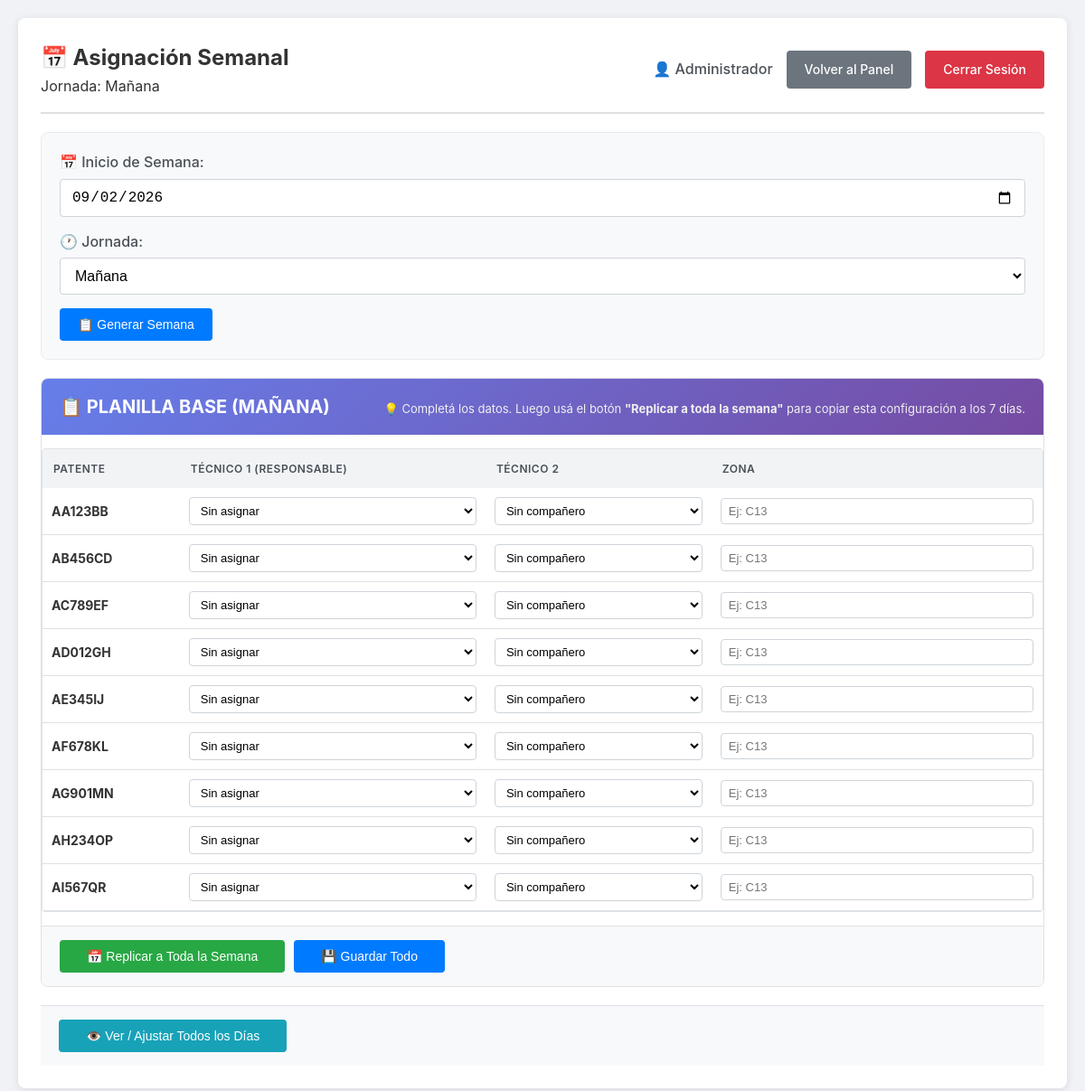
The app's page /admin/semana (signed in), older data.
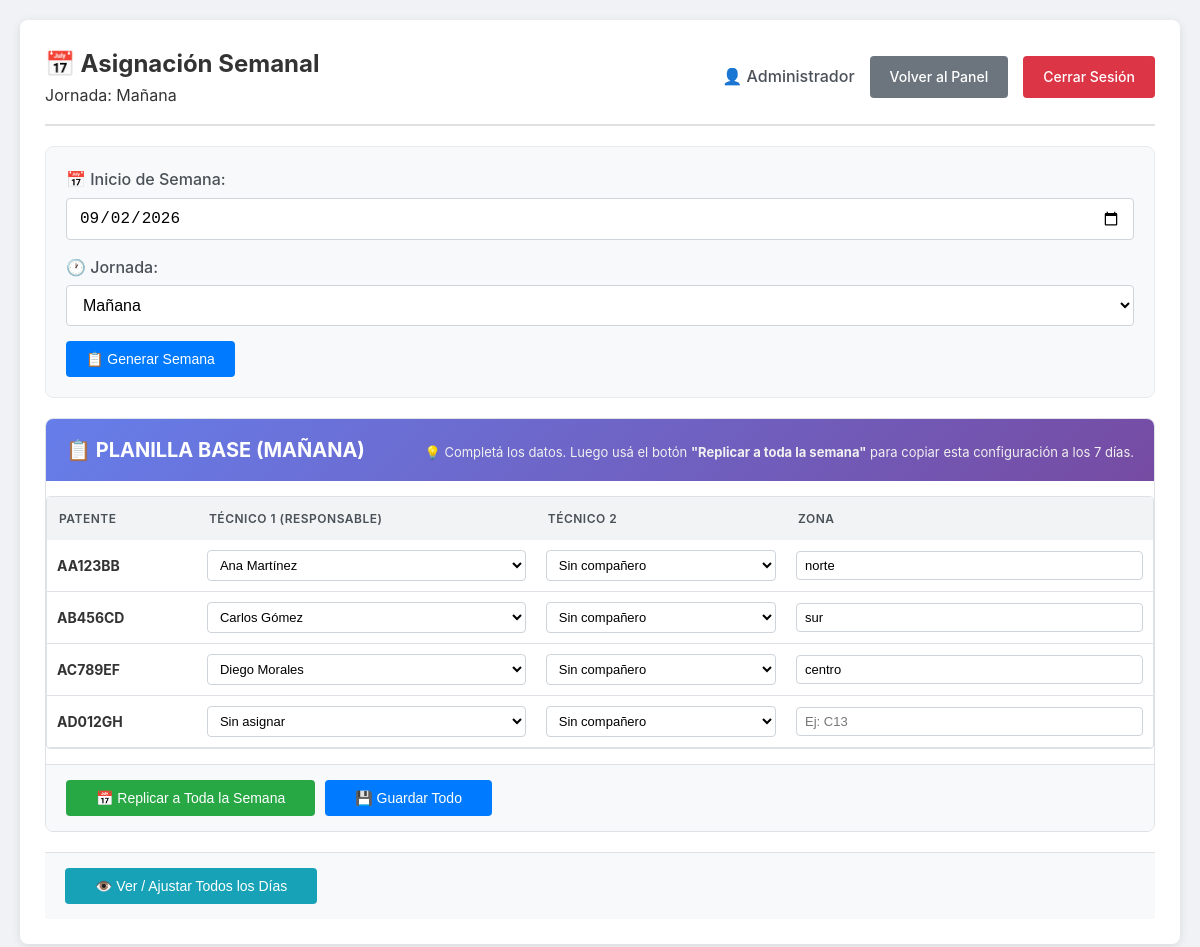
The same page, newer data.
### tables this page shows
CREATE TABLE camionetas (
            id INTEGER PRIMARY KEY AUTOINCREMENT,
            patente TEXT UNIQUE NOT NULL,
            activa INTEGER DEFAULT 1
        );

CREATE TABLE asignaciones (
            id INTEGER PRIMARY KEY AUTOINCREMENT,
            camioneta_id INTEGER,
            tecnico_id INTEGER,
            tecnico2_id INTEGER,
            fecha TEXT NOT NULL,
            jornada TEXT NOT NULL,
            estado TEXT DEFAULT 'PENDIENTE',
            zona TEXT,
            FOREIGN KEY (camioneta_id) REFERENCES camionetas(id),
            FOREIGN KEY (tecnico_id) REFERENCES usuarios(id),
            FOREIGN KEY (tecnico2_id) REFERENCES usuarios(id)
        );

### app.py (the view)
@app.route('/admin/semana', methods=['GET', 'POST'])
def asignacion_semanal():
    if 'usuario_id' not in session or session.get('rol') != 'admin':
        return redirect(url_for('login'))
    jornada = request.args.get('jornada', 'mañana')
    fecha_inicio = request.args.get('fecha_inicio', datetime.now().strftime('%Y-%m-%d'))
    dias_semana = ['Lunes', 'Martes', 'Miércoles', 'Jueves', 'Viernes', 'Sábado', 'Domingo']
    fecha_dt = datetime.strptime(fecha_inicio, '%Y-%m-%d')
    inicio_semana = fecha_dt - timedelta(days=fecha_dt.weekday())
    fechas_semana = [inicio_semana + timedelta(days=i) for i in range(7)]
    conexion = get_db()
    try:
        tecnicos = obtener_tecnicos()
        camionetas = obtener_camionetas()
        fechas_str = [fecha.strftime('%Y-%m-%d') for fecha in fechas_semana]
        placeholders = ','.join('?' for _ in fechas_str)
        asignaciones_semana = conexion.execute(f'''
            SELECT a.camioneta_id, a.tecnico_id, a.tecnico2_id, a.zona, a.fecha
            FROM asignaciones a
            WHERE a.fecha IN ({placeholders}) AND a.jornada = ?
        ''', fechas_str + [jornada]).fetchall()
        asignaciones_por_dia = {}
        for asignacion in asignaciones_semana:
            camioneta_id = asignacion['camioneta_id']
            fecha = asignacion['fecha']
            if camioneta_id not in asignaciones_por_dia:
                asignaciones_por_dia[camioneta_id] = {}
            if fecha not in asignaciones_por_dia[camioneta_id]:
                asignaciones_por_dia[camioneta_id][fecha] = {
                    'tecnico_id': asignacion['tecnico_id'],
                    'tecnico2_id': asignacion['tecnico2_id'],
                    'zona': asignacion['zona'] or ''
                }
    finally:
        conexion.close()
    return render_template('semana.html',
                         tecnicos=tecnicos,
                         camionetas=camionetas,
                         dias_semana=dias_semana,
                         fechas_semana=fechas_semana,
                         asignaciones_por_dia=asignaciones_por_dia,
                         jornada=jornada,
                         fecha_inicio=fecha_inicio)

### app.py (called while the page is built)
@app.before_request
def limpiar_redirecciones():
    if 'usuario_id' in session:
        rol = session.get('rol')
        if rol == 'admin' and request.path == '/tecnico':
            return redirect(url_for('admin'))
        if rol == 'jefe' and request.path in ['/tecnico', '/admin']:
            return redirect(url_for('jefe'))
        if rol == 'tecnico' and request.path in ['/admin', '/jefe']:
            return redirect(url_for('tecnico'))

def conectar_db():
    return sqlite3.connect(str(DATABASE))

def get_db():
    conexion = conectar_db()
    conexion.row_factory = sqlite3.Row
    return conexion

def obtener_tecnicos():
    conexion = get_db()
    tecnicos = conexion.execute('''
        SELECT id, nombre FROM usuarios
        WHERE rol = 'tecnico' AND activo = 1 ORDER BY nombre
    ''').fetchall()
    conexion.close()
    return tecnicos

def obtener_camionetas():
    conexion = get_db()
    camionetas = conexion.execute('''
        SELECT id, patente FROM camionetas
        WHERE activa = 1 ORDER BY patente
    ''').fetchall()
    conexion.close()
    return camionetas

### templates/semana.html (shortened to what this page needs)
<!DOCTYPE html>
<html lang="es">
<head>
    <link rel="stylesheet" href="{{ url_for('static', filename='css/style.css') }}">
</head>
<body>
    <div class="container">
        <header>
            <div class="header-left">
                <h1>📅 Asignación Semanal</h1>
                <span>Jornada: {{ jornada|capitalize }}</span>
            </div>
            <div class="user-info">
                <span>👤 {{ session.nombre }}</span>
                <a href="{{ url_for('admin') }}" class="btn btn-secondary">Volver al Panel</a>
                <a href="{{ url_for('logout') }}" class="btn btn-danger">Cerrar Sesión</a>
            </div>
        </header>
        <div class="jornada-selector">
            <form method="GET" action="{{ url_for('asignacion_semanal') }}">
                <div class="form-group">
                    <label for="fecha_inicio">📅 Inicio de Semana:</label>
                    <input type="date" id="fecha_inicio" name="fecha_inicio" value="{{ fecha_inicio }}" required>
                </div>
                <div class="form-group">
                    <label for="jornada">🕐 Jornada:</label>
                    <select id="jornada" name="jornada" onchange="this.form.submit()">
                        <option value="mañana" {% if jornada == 'mañana' %}selected{% endif %}>Mañana</option>
                    </select>
                </div>
                <button type="submit" class="btn btn-primary">📋 Generar Semana</button>
            </form>
        </div>
        <div class="planilla-container">
            <div class="planilla-header">
                <h2>📋 PLANILLA BASE ({{ jornada|upper }})</h2>
                <p>💡 Completá los datos. Luego usá el botón <strong>"Replicar a toda la semana"</strong> para copiar esta configuración a los 7 días.</p>
            </div>
            <form method="POST" action="{{ url_for('guardar_semana') }}" id="form-semana">
                {% set fecha_vista = fechas_semana[0] %}
                {% set fecha_vista_str = fecha_vista.strftime('%Y-%m-%d') %}
                <div class="table-responsive">
                    <table class="table-planilla">
                        <thead>
                            <tr>
                                <th>PATENTE</th>
                                <th>TÉCNICO 1 (Responsable)</th>
                                <th>TÉCNICO 2</th>
                                <th>ZONA</th>
                            </tr>
                        </thead>
                        <tbody>
                            {% for camioneta in camionetas %}
                            {% set asignacion = asignaciones_por_dia.get(camioneta.id, {}).get(fecha_vista_str, {}) %}
                            <tr>
                                <td><strong>{{ camioneta.patente }}</strong></td>
                                <td>
                                    <select name="tecnico_{{ camioneta.id }}_{{ fecha_vista_str }}" class="tecnico-select" data-camioneta="{{ camioneta.id }}">
                                        <option value="">Sin asignar</option>
                                        {% for tecnico in tecnicos %}
                                            <option value="{{ tecnico.id }}" {% if tecnico.id == asignacion.get('tecnico_id') %}selected{% endif %}>
                                                {{ tecnico.nombre }}
                                            </option>
                                        {% endfor %}
                                    </select>
                                </td>
                                <td>
                                    <select name="tecnico2_{{ camioneta.id }}_{{ fecha_vista_str }}" class="tecnico2-select" data-camioneta="{{ camioneta.id }}">
                                        <option value="">Sin compañero</option>
                                    </select>
                                </td>
                                <td>
                                    <input type="text" name="zona_{{ camioneta.id }}_{{ fecha_vista_str }}" value="{{ asignacion.get('zona', '') }}" placeholder="Ej: C13" class="zona-input" data-camioneta="{{ camioneta.id }}">
                                </td>
                            </tr>
                            {% endfor %}
                        </tbody>
                    </table>
                </div>
                <div class="planilla-actions">
                    <button type="button" class="btn btn-success" onclick="replicarSemana()">📅 Replicar a Toda la Semana</button>
                    <button type="submit" class="btn btn-primary">💾 Guardar Todo</button>
                </div>
            </form>
        </div>
        <div class="planilla-actions" style="margin-top: 20px;">
            <button type="button" class="btn btn-info" onclick="toggleVistaDias()">👁️ Ver / Ajustar Todos los Días</button>
        </div>
    </div>
</body>
</html>

### static/css/style.css (style rules this page uses)
* { margin: 0; padding: 0; box-sizing: border-box; }
body { font-family: -apple-system, BlinkMacSystemFont, 'Segoe UI', Roboto, Oxygen, Ubuntu, sans-serif; background-color: #f0f2f5; color: #333; line-height: 1.6; padding: 20px; min-height: 100vh; }
.container { max-width: 1200px; margin: 0 auto; background: white; padding: 25px; border-radius: 8px; box-shadow: 0 2px 10px rgba(0,0,0,0.1); }
header { display: flex; justify-content: space-between; align-items: center; padding-bottom: 15px; border-bottom: 2px solid #e0e0e0; margin-bottom: 20px; flex-wrap: wrap; gap: 10px; }
header h1 { font-size: 24px; color: #333; }
.user-info { display: flex; align-items: center; gap: 15px; flex-wrap: wrap; }
.user-info span { font-weight: 500; color: #495057; }
.btn { display: inline-block; padding: 10px 20px; border: none; border-radius: 4px; font-size: 14px; font-weight: 500; cursor: pointer; text-decoration: none; text-align: center; transition: all 0.3s ease; }
.btn-primary { background-color: #007bff; color: white; }
.btn-secondary { background-color: #6c757d; color: white; }
.btn-success { background-color: #28a745; color: white; }
.btn-danger { background-color: #dc3545; color: white; }
.btn-info { background-color: #17a2b8; color: white; }
.form-group { margin-bottom: 15px; }
.form-group label { display: block; margin-bottom: 5px; font-weight: 500; color: #495057; }
.form-group input, .form-group select, .form-group textarea { width: 100%; padding: 10px 12px; border: 1px solid #ced4da; border-radius: 4px; font-size: 16px; transition: border-color 0.3s ease; background: white; }
.table-responsive { overflow-x: auto; margin: 15px 0; border-radius: 4px; border: 1px solid #dee2e6; }
.jornada-selector { background: #f8f9fa; padding: 20px; border-radius: 8px; margin: 20px 0; border: 1px solid #e9ecef; }
.jornada-selector .form-group { flex: 1; min-width: 150px; }
.planilla-container { background: white; border-radius: 8px; border: 1px solid #dee2e6; overflow: hidden; margin: 20px 0; }
.planilla-header { background: linear-gradient(135deg, #667eea 0%, #764ba2 100%); color: white; padding: 15px 20px; display: flex; justify-content: space-between; align-items: center; flex-wrap: wrap; }
.planilla-header h2 { margin: 0; font-size: 20px; }
.table-planilla { font-size: 14px; }
.table-planilla thead th { background: #f1f3f5; font-weight: 600; text-transform: uppercase; font-size: 12px; letter-spacing: 0.5px; color: #495057; }
.planilla-actions { padding: 15px 20px; background: #f8f9fa; border-top: 1px solid #dee2e6; display: flex; gap: 10px; flex-wrap: wrap; }
.planilla-actions .btn { padding: 10px 30px; }
.planilla-header p { font-size: 13px; margin: 5px 0 0 0; color: #f0f0f0; }
.table-planilla { font-size: 14px; width: 100%; border-collapse: collapse; }
.table-planilla thead th { background: #f1f3f5; font-weight: 600; text-transform: uppercase; font-size: 12px; letter-spacing: 0.5px; color: #495057; padding: 12px; text-align: left; }
.table-planilla td { padding: 10px; border-bottom: 1px solid #dee2e6; vertical-align: middle; }
.table-planilla input[type="text"], .table-planilla select { width: 100%; padding: 6px 8px; border: 1px solid #ced4da; border-radius: 4px; font-size: 13px; background: white; }

Row changes from the older to the newer data that the page shows:
removed camionetas: patente "AE345IJ"
removed camionetas: patente "AF678KL"
removed camionetas: patente "AG901MN"
removed camionetas: patente "AH234OP"
removed camionetas: patente "AI567QR"
shown differently, row unchanged: camionetas "AA123BB": id "Sin asignar" → "Ana Martínez"; id "Ej: C13" → (not shown)
now on this page (row edited): asignaciones: get "norte"
computed for camionetas "AB456CD": id "Sin asignar" → "Carlos Gómez"
added asignaciones: get "sur"
shown differently, row unchanged: camionetas "AC789EF": id "Sin asignar" → "Diego Morales"; id "Ej: C13" → (not shown)
added asignaciones: get "centro"
